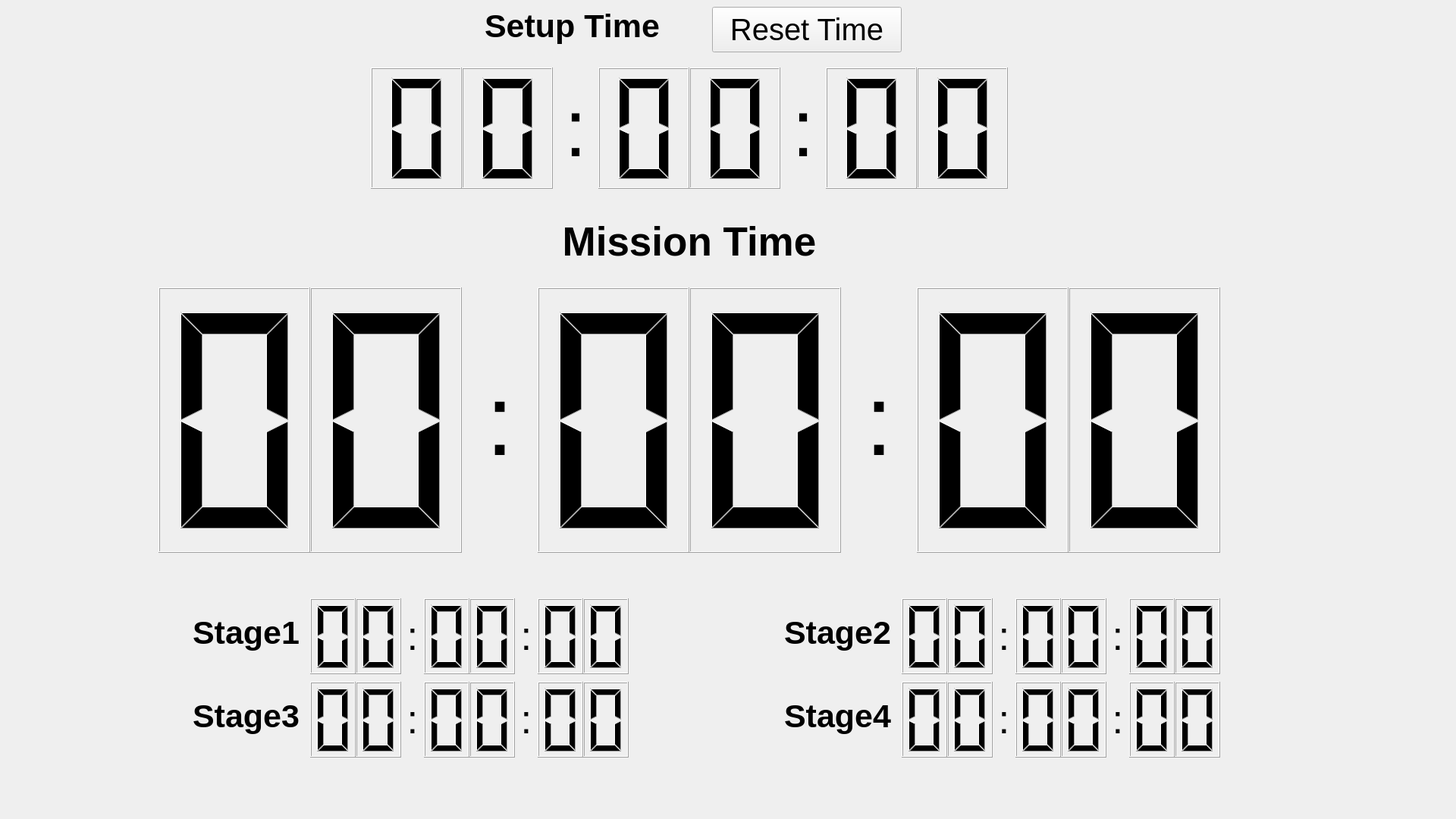
<?xml version="1.0" encoding="UTF-8"?>
<ui version="4.0">
 <class>MainWindowDesign</class>
 <widget class="QMainWindow" name="MainWindowDesign">
  <property name="geometry">
   <rect>
    <x>0</x>
    <y>0</y>
    <width>1920</width>
    <height>1080</height>
   </rect>
  </property>
  <property name="windowTitle">
   <string>AutoRace Referee</string>
  </property>
  <property name="windowIcon">
   <iconset>
    <normaloff>:/images/icon.png</normaloff>:/images/icon.png</iconset>
  </property>
  <property name="locale">
   <locale language="English" country="Australia"/>
  </property>
  <widget class="QWidget" name="centralwidget">
   <layout class="QHBoxLayout">
    <item>
     <widget class="QWidget" name="widget" native="true">
      <widget class="QWidget" name="MissionTime" native="true">
       <property name="geometry">
        <rect>
         <x>200</x>
         <y>250</y>
         <width>1400</width>
         <height>500</height>
        </rect>
       </property>
       <widget class="QLCDNumber" name="mission_min_1">
        <property name="geometry">
         <rect>
          <x>0</x>
          <y>120</y>
          <width>200</width>
          <height>350</height>
         </rect>
        </property>
        <property name="font">
         <font>
          <pointsize>37</pointsize>
          <weight>50</weight>
          <bold>false</bold>
         </font>
        </property>
        <property name="digitCount">
         <number>1</number>
        </property>
       </widget>
       <widget class="QLCDNumber" name="mission_min_2">
        <property name="geometry">
         <rect>
          <x>200</x>
          <y>120</y>
          <width>200</width>
          <height>350</height>
         </rect>
        </property>
        <property name="font">
         <font>
          <pointsize>37</pointsize>
          <weight>50</weight>
          <bold>false</bold>
         </font>
        </property>
        <property name="digitCount">
         <number>1</number>
        </property>
       </widget>
       <widget class="QLCDNumber" name="mission_sec_1">
        <property name="geometry">
         <rect>
          <x>500</x>
          <y>120</y>
          <width>200</width>
          <height>350</height>
         </rect>
        </property>
        <property name="font">
         <font>
          <pointsize>37</pointsize>
          <weight>50</weight>
          <bold>false</bold>
         </font>
        </property>
        <property name="digitCount">
         <number>1</number>
        </property>
       </widget>
       <widget class="QLCDNumber" name="mission_sec_2">
        <property name="geometry">
         <rect>
          <x>700</x>
          <y>120</y>
          <width>200</width>
          <height>350</height>
         </rect>
        </property>
        <property name="font">
         <font>
          <pointsize>37</pointsize>
          <weight>50</weight>
          <bold>false</bold>
         </font>
        </property>
        <property name="digitCount">
         <number>1</number>
        </property>
       </widget>
       <widget class="QLCDNumber" name="mission_ms_1">
        <property name="geometry">
         <rect>
          <x>1000</x>
          <y>120</y>
          <width>200</width>
          <height>350</height>
         </rect>
        </property>
        <property name="font">
         <font>
          <pointsize>37</pointsize>
          <weight>50</weight>
          <bold>false</bold>
         </font>
        </property>
        <property name="digitCount">
         <number>1</number>
        </property>
       </widget>
       <widget class="QLCDNumber" name="mission_ms_2">
        <property name="geometry">
         <rect>
          <x>1200</x>
          <y>120</y>
          <width>200</width>
          <height>350</height>
         </rect>
        </property>
        <property name="font">
         <font>
          <pointsize>37</pointsize>
          <weight>50</weight>
          <bold>false</bold>
         </font>
        </property>
        <property name="digitCount">
         <number>1</number>
        </property>
       </widget>
       <widget class="QLabel" name="mission_label1">
        <property name="geometry">
         <rect>
          <x>400</x>
          <y>120</y>
          <width>100</width>
          <height>350</height>
         </rect>
        </property>
        <property name="font">
         <font>
          <pointsize>100</pointsize>
         </font>
        </property>
        <property name="layoutDirection">
         <enum>Qt::LeftToRight</enum>
        </property>
        <property name="text">
         <string>:</string>
        </property>
        <property name="scaledContents">
         <bool>false</bool>
        </property>
        <property name="alignment">
         <set>Qt::AlignCenter</set>
        </property>
       </widget>
       <widget class="QLabel" name="mission_title">
        <property name="geometry">
         <rect>
          <x>0</x>
          <y>0</y>
          <width>1400</width>
          <height>120</height>
         </rect>
        </property>
        <property name="font">
         <font>
          <pointsize>40</pointsize>
          <weight>75</weight>
          <bold>true</bold>
         </font>
        </property>
        <property name="text">
         <string>Mission Time</string>
        </property>
        <property name="alignment">
         <set>Qt::AlignCenter</set>
        </property>
       </widget>
       <widget class="QLabel" name="mission_label2">
        <property name="geometry">
         <rect>
          <x>900</x>
          <y>120</y>
          <width>100</width>
          <height>350</height>
         </rect>
        </property>
        <property name="font">
         <font>
          <pointsize>100</pointsize>
         </font>
        </property>
        <property name="layoutDirection">
         <enum>Qt::LeftToRight</enum>
        </property>
        <property name="text">
         <string>:</string>
        </property>
        <property name="scaledContents">
         <bool>false</bool>
        </property>
        <property name="alignment">
         <set>Qt::AlignCenter</set>
        </property>
       </widget>
      </widget>
      <widget class="QWidget" name="ReadyTime" native="true">
       <property name="geometry">
        <rect>
         <x>480</x>
         <y>0</y>
         <width>840</width>
         <height>250</height>
        </rect>
       </property>
       <widget class="QLCDNumber" name="ready_ms_2">
        <property name="geometry">
         <rect>
          <x>720</x>
          <y>80</y>
          <width>120</width>
          <height>160</height>
         </rect>
        </property>
        <property name="font">
         <font>
          <pointsize>37</pointsize>
          <weight>50</weight>
          <bold>false</bold>
         </font>
        </property>
        <property name="digitCount">
         <number>1</number>
        </property>
       </widget>
       <widget class="QLCDNumber" name="ready_sec_1">
        <property name="geometry">
         <rect>
          <x>300</x>
          <y>80</y>
          <width>120</width>
          <height>160</height>
         </rect>
        </property>
        <property name="font">
         <font>
          <pointsize>37</pointsize>
          <weight>50</weight>
          <bold>false</bold>
         </font>
        </property>
        <property name="digitCount">
         <number>1</number>
        </property>
       </widget>
       <widget class="QLCDNumber" name="ready_min_1">
        <property name="geometry">
         <rect>
          <x>0</x>
          <y>80</y>
          <width>120</width>
          <height>160</height>
         </rect>
        </property>
        <property name="font">
         <font>
          <pointsize>37</pointsize>
          <weight>50</weight>
          <bold>false</bold>
         </font>
        </property>
        <property name="digitCount">
         <number>1</number>
        </property>
       </widget>
       <widget class="QLCDNumber" name="ready_sec_2">
        <property name="geometry">
         <rect>
          <x>420</x>
          <y>80</y>
          <width>120</width>
          <height>160</height>
         </rect>
        </property>
        <property name="font">
         <font>
          <pointsize>37</pointsize>
          <weight>50</weight>
          <bold>false</bold>
         </font>
        </property>
        <property name="digitCount">
         <number>1</number>
        </property>
       </widget>
       <widget class="QLCDNumber" name="ready_ms_1">
        <property name="geometry">
         <rect>
          <x>600</x>
          <y>80</y>
          <width>120</width>
          <height>160</height>
         </rect>
        </property>
        <property name="font">
         <font>
          <pointsize>37</pointsize>
          <weight>50</weight>
          <bold>false</bold>
         </font>
        </property>
        <property name="digitCount">
         <number>1</number>
        </property>
       </widget>
       <widget class="QLabel" name="ready_label1">
        <property name="geometry">
         <rect>
          <x>240</x>
          <y>80</y>
          <width>60</width>
          <height>160</height>
         </rect>
        </property>
        <property name="font">
         <font>
          <pointsize>80</pointsize>
         </font>
        </property>
        <property name="lineWidth">
         <number>0</number>
        </property>
        <property name="text">
         <string>:</string>
        </property>
        <property name="alignment">
         <set>Qt::AlignCenter</set>
        </property>
        <property name="indent">
         <number>0</number>
        </property>
       </widget>
       <widget class="QLCDNumber" name="ready_min_2">
        <property name="geometry">
         <rect>
          <x>120</x>
          <y>80</y>
          <width>120</width>
          <height>160</height>
         </rect>
        </property>
        <property name="font">
         <font>
          <pointsize>37</pointsize>
          <weight>50</weight>
          <bold>false</bold>
         </font>
        </property>
        <property name="digitCount">
         <number>1</number>
        </property>
       </widget>
       <widget class="QLabel" name="ready_label2">
        <property name="geometry">
         <rect>
          <x>540</x>
          <y>80</y>
          <width>60</width>
          <height>160</height>
         </rect>
        </property>
        <property name="font">
         <font>
          <pointsize>80</pointsize>
         </font>
        </property>
        <property name="text">
         <string>:</string>
        </property>
        <property name="alignment">
         <set>Qt::AlignCenter</set>
        </property>
       </widget>
       <widget class="QLabel" name="ready_title">
        <property name="geometry">
         <rect>
          <x>100</x>
          <y>0</y>
          <width>331</width>
          <height>51</height>
         </rect>
        </property>
        <property name="font">
         <font>
          <pointsize>32</pointsize>
          <weight>75</weight>
          <bold>true</bold>
         </font>
        </property>
        <property name="contextMenuPolicy">
         <enum>Qt::NoContextMenu</enum>
        </property>
        <property name="text">
         <string>Setup Time</string>
        </property>
        <property name="alignment">
         <set>Qt::AlignCenter</set>
        </property>
       </widget>
       <widget class="QPushButton" name="pushButton">
        <property name="geometry">
         <rect>
          <x>450</x>
          <y>0</y>
          <width>250</width>
          <height>60</height>
         </rect>
        </property>
        <property name="font">
         <font>
          <pointsize>30</pointsize>
         </font>
        </property>
        <property name="text">
         <string>Reset Time</string>
        </property>
       </widget>
      </widget>
      <widget class="QWidget" name="Stage1Time" native="true">
       <property name="geometry">
        <rect>
         <x>200</x>
         <y>780</y>
         <width>621</width>
         <height>111</height>
        </rect>
       </property>
       <widget class="QLCDNumber" name="stage1_ms_2">
        <property name="geometry">
         <rect>
          <x>560</x>
          <y>0</y>
          <width>60</width>
          <height>100</height>
         </rect>
        </property>
        <property name="font">
         <font>
          <pointsize>37</pointsize>
          <weight>50</weight>
          <bold>false</bold>
         </font>
        </property>
        <property name="digitCount">
         <number>1</number>
        </property>
       </widget>
       <widget class="QLCDNumber" name="stage1_sec_1">
        <property name="geometry">
         <rect>
          <x>350</x>
          <y>0</y>
          <width>60</width>
          <height>100</height>
         </rect>
        </property>
        <property name="font">
         <font>
          <pointsize>37</pointsize>
          <weight>50</weight>
          <bold>false</bold>
         </font>
        </property>
        <property name="digitCount">
         <number>1</number>
        </property>
       </widget>
       <widget class="QLCDNumber" name="stage1_min_1">
        <property name="geometry">
         <rect>
          <x>200</x>
          <y>0</y>
          <width>60</width>
          <height>100</height>
         </rect>
        </property>
        <property name="font">
         <font>
          <pointsize>37</pointsize>
          <weight>50</weight>
          <bold>false</bold>
         </font>
        </property>
        <property name="digitCount">
         <number>1</number>
        </property>
       </widget>
       <widget class="QLCDNumber" name="stage1_sec_2">
        <property name="geometry">
         <rect>
          <x>410</x>
          <y>0</y>
          <width>60</width>
          <height>100</height>
         </rect>
        </property>
        <property name="font">
         <font>
          <pointsize>37</pointsize>
          <weight>50</weight>
          <bold>false</bold>
         </font>
        </property>
        <property name="digitCount">
         <number>1</number>
        </property>
       </widget>
       <widget class="QLCDNumber" name="stage1_ms_1">
        <property name="geometry">
         <rect>
          <x>500</x>
          <y>0</y>
          <width>60</width>
          <height>100</height>
         </rect>
        </property>
        <property name="font">
         <font>
          <pointsize>37</pointsize>
          <weight>50</weight>
          <bold>false</bold>
         </font>
        </property>
        <property name="digitCount">
         <number>1</number>
        </property>
       </widget>
       <widget class="QLabel" name="stage1_label1">
        <property name="geometry">
         <rect>
          <x>320</x>
          <y>0</y>
          <width>30</width>
          <height>100</height>
         </rect>
        </property>
        <property name="font">
         <font>
          <pointsize>40</pointsize>
         </font>
        </property>
        <property name="lineWidth">
         <number>0</number>
        </property>
        <property name="text">
         <string>:</string>
        </property>
        <property name="alignment">
         <set>Qt::AlignCenter</set>
        </property>
        <property name="indent">
         <number>0</number>
        </property>
       </widget>
       <widget class="QLCDNumber" name="stage1_min_2">
        <property name="geometry">
         <rect>
          <x>260</x>
          <y>0</y>
          <width>60</width>
          <height>100</height>
         </rect>
        </property>
        <property name="font">
         <font>
          <pointsize>37</pointsize>
          <weight>50</weight>
          <bold>false</bold>
         </font>
        </property>
        <property name="digitCount">
         <number>1</number>
        </property>
       </widget>
       <widget class="QLabel" name="stage1_label2">
        <property name="geometry">
         <rect>
          <x>470</x>
          <y>0</y>
          <width>30</width>
          <height>100</height>
         </rect>
        </property>
        <property name="font">
         <font>
          <pointsize>40</pointsize>
         </font>
        </property>
        <property name="text">
         <string>:</string>
        </property>
        <property name="alignment">
         <set>Qt::AlignCenter</set>
        </property>
       </widget>
       <widget class="QLabel" name="stage1">
        <property name="geometry">
         <rect>
          <x>0</x>
          <y>0</y>
          <width>231</width>
          <height>91</height>
         </rect>
        </property>
        <property name="font">
         <font>
          <pointsize>32</pointsize>
          <weight>75</weight>
          <bold>true</bold>
         </font>
        </property>
        <property name="contextMenuPolicy">
         <enum>Qt::NoContextMenu</enum>
        </property>
        <property name="text">
         <string>Stage1</string>
        </property>
        <property name="alignment">
         <set>Qt::AlignCenter</set>
        </property>
       </widget>
      </widget>
      <widget class="QWidget" name="Stage2Time" native="true">
       <property name="geometry">
        <rect>
         <x>980</x>
         <y>780</y>
         <width>621</width>
         <height>111</height>
        </rect>
       </property>
       <widget class="QLCDNumber" name="stage2_ms_2">
        <property name="geometry">
         <rect>
          <x>560</x>
          <y>0</y>
          <width>60</width>
          <height>100</height>
         </rect>
        </property>
        <property name="font">
         <font>
          <pointsize>37</pointsize>
          <weight>50</weight>
          <bold>false</bold>
         </font>
        </property>
        <property name="digitCount">
         <number>1</number>
        </property>
       </widget>
       <widget class="QLCDNumber" name="stage2_sec_1">
        <property name="geometry">
         <rect>
          <x>350</x>
          <y>0</y>
          <width>60</width>
          <height>100</height>
         </rect>
        </property>
        <property name="font">
         <font>
          <pointsize>37</pointsize>
          <weight>50</weight>
          <bold>false</bold>
         </font>
        </property>
        <property name="digitCount">
         <number>1</number>
        </property>
       </widget>
       <widget class="QLCDNumber" name="stage2_min_1">
        <property name="geometry">
         <rect>
          <x>200</x>
          <y>0</y>
          <width>60</width>
          <height>100</height>
         </rect>
        </property>
        <property name="font">
         <font>
          <pointsize>37</pointsize>
          <weight>50</weight>
          <bold>false</bold>
         </font>
        </property>
        <property name="digitCount">
         <number>1</number>
        </property>
       </widget>
       <widget class="QLCDNumber" name="stage2_sec_2">
        <property name="geometry">
         <rect>
          <x>410</x>
          <y>0</y>
          <width>60</width>
          <height>100</height>
         </rect>
        </property>
        <property name="font">
         <font>
          <pointsize>37</pointsize>
          <weight>50</weight>
          <bold>false</bold>
         </font>
        </property>
        <property name="digitCount">
         <number>1</number>
        </property>
       </widget>
       <widget class="QLCDNumber" name="stage2_ms_1">
        <property name="geometry">
         <rect>
          <x>500</x>
          <y>0</y>
          <width>60</width>
          <height>100</height>
         </rect>
        </property>
        <property name="font">
         <font>
          <pointsize>37</pointsize>
          <weight>50</weight>
          <bold>false</bold>
         </font>
        </property>
        <property name="digitCount">
         <number>1</number>
        </property>
       </widget>
       <widget class="QLabel" name="stage2_label1">
        <property name="geometry">
         <rect>
          <x>320</x>
          <y>0</y>
          <width>30</width>
          <height>100</height>
         </rect>
        </property>
        <property name="font">
         <font>
          <pointsize>40</pointsize>
         </font>
        </property>
        <property name="lineWidth">
         <number>0</number>
        </property>
        <property name="text">
         <string>:</string>
        </property>
        <property name="alignment">
         <set>Qt::AlignCenter</set>
        </property>
        <property name="indent">
         <number>0</number>
        </property>
       </widget>
       <widget class="QLCDNumber" name="stage2_min_2">
        <property name="geometry">
         <rect>
          <x>260</x>
          <y>0</y>
          <width>60</width>
          <height>100</height>
         </rect>
        </property>
        <property name="font">
         <font>
          <pointsize>37</pointsize>
          <weight>50</weight>
          <bold>false</bold>
         </font>
        </property>
        <property name="digitCount">
         <number>1</number>
        </property>
       </widget>
       <widget class="QLabel" name="stage2_label2">
        <property name="geometry">
         <rect>
          <x>470</x>
          <y>0</y>
          <width>30</width>
          <height>100</height>
         </rect>
        </property>
        <property name="font">
         <font>
          <pointsize>40</pointsize>
         </font>
        </property>
        <property name="text">
         <string>:</string>
        </property>
        <property name="alignment">
         <set>Qt::AlignCenter</set>
        </property>
       </widget>
       <widget class="QLabel" name="stage2">
        <property name="geometry">
         <rect>
          <x>0</x>
          <y>0</y>
          <width>231</width>
          <height>91</height>
         </rect>
        </property>
        <property name="font">
         <font>
          <pointsize>32</pointsize>
          <weight>75</weight>
          <bold>true</bold>
         </font>
        </property>
        <property name="contextMenuPolicy">
         <enum>Qt::NoContextMenu</enum>
        </property>
        <property name="text">
         <string>Stage2</string>
        </property>
        <property name="alignment">
         <set>Qt::AlignCenter</set>
        </property>
       </widget>
      </widget>
      <widget class="QWidget" name="Stage3Time" native="true">
       <property name="geometry">
        <rect>
         <x>200</x>
         <y>890</y>
         <width>621</width>
         <height>111</height>
        </rect>
       </property>
       <widget class="QLCDNumber" name="stage3_ms_2">
        <property name="geometry">
         <rect>
          <x>560</x>
          <y>0</y>
          <width>60</width>
          <height>100</height>
         </rect>
        </property>
        <property name="font">
         <font>
          <pointsize>37</pointsize>
          <weight>50</weight>
          <bold>false</bold>
         </font>
        </property>
        <property name="digitCount">
         <number>1</number>
        </property>
       </widget>
       <widget class="QLCDNumber" name="stage3_sec_1">
        <property name="geometry">
         <rect>
          <x>350</x>
          <y>0</y>
          <width>60</width>
          <height>100</height>
         </rect>
        </property>
        <property name="font">
         <font>
          <pointsize>37</pointsize>
          <weight>50</weight>
          <bold>false</bold>
         </font>
        </property>
        <property name="digitCount">
         <number>1</number>
        </property>
       </widget>
       <widget class="QLCDNumber" name="stage3_min_1">
        <property name="geometry">
         <rect>
          <x>200</x>
          <y>0</y>
          <width>60</width>
          <height>100</height>
         </rect>
        </property>
        <property name="font">
         <font>
          <pointsize>37</pointsize>
          <weight>50</weight>
          <bold>false</bold>
         </font>
        </property>
        <property name="digitCount">
         <number>1</number>
        </property>
       </widget>
       <widget class="QLCDNumber" name="stage3_sec_2">
        <property name="geometry">
         <rect>
          <x>410</x>
          <y>0</y>
          <width>60</width>
          <height>100</height>
         </rect>
        </property>
        <property name="font">
         <font>
          <pointsize>37</pointsize>
          <weight>50</weight>
          <bold>false</bold>
         </font>
        </property>
        <property name="digitCount">
         <number>1</number>
        </property>
       </widget>
       <widget class="QLCDNumber" name="stage3_ms_1">
        <property name="geometry">
         <rect>
          <x>500</x>
          <y>0</y>
          <width>60</width>
          <height>100</height>
         </rect>
        </property>
        <property name="font">
         <font>
          <pointsize>37</pointsize>
          <weight>50</weight>
          <bold>false</bold>
         </font>
        </property>
        <property name="digitCount">
         <number>1</number>
        </property>
       </widget>
       <widget class="QLabel" name="stage3_label1">
        <property name="geometry">
         <rect>
          <x>320</x>
          <y>0</y>
          <width>30</width>
          <height>100</height>
         </rect>
        </property>
        <property name="font">
         <font>
          <pointsize>40</pointsize>
         </font>
        </property>
        <property name="lineWidth">
         <number>0</number>
        </property>
        <property name="text">
         <string>:</string>
        </property>
        <property name="alignment">
         <set>Qt::AlignCenter</set>
        </property>
        <property name="indent">
         <number>0</number>
        </property>
       </widget>
       <widget class="QLCDNumber" name="stage3_min_2">
        <property name="geometry">
         <rect>
          <x>260</x>
          <y>0</y>
          <width>60</width>
          <height>100</height>
         </rect>
        </property>
        <property name="font">
         <font>
          <pointsize>37</pointsize>
          <weight>50</weight>
          <bold>false</bold>
         </font>
        </property>
        <property name="digitCount">
         <number>1</number>
        </property>
       </widget>
       <widget class="QLabel" name="stage3_label2">
        <property name="geometry">
         <rect>
          <x>470</x>
          <y>0</y>
          <width>30</width>
          <height>100</height>
         </rect>
        </property>
        <property name="font">
         <font>
          <pointsize>40</pointsize>
         </font>
        </property>
        <property name="text">
         <string>:</string>
        </property>
        <property name="alignment">
         <set>Qt::AlignCenter</set>
        </property>
       </widget>
       <widget class="QLabel" name="stage3">
        <property name="geometry">
         <rect>
          <x>0</x>
          <y>0</y>
          <width>231</width>
          <height>91</height>
         </rect>
        </property>
        <property name="font">
         <font>
          <pointsize>32</pointsize>
          <weight>75</weight>
          <bold>true</bold>
         </font>
        </property>
        <property name="contextMenuPolicy">
         <enum>Qt::NoContextMenu</enum>
        </property>
        <property name="text">
         <string>Stage3</string>
        </property>
        <property name="alignment">
         <set>Qt::AlignCenter</set>
        </property>
       </widget>
      </widget>
      <widget class="QWidget" name="Stage4Time" native="true">
       <property name="geometry">
        <rect>
         <x>980</x>
         <y>890</y>
         <width>621</width>
         <height>111</height>
        </rect>
       </property>
       <widget class="QLCDNumber" name="stage4_ms_2">
        <property name="geometry">
         <rect>
          <x>560</x>
          <y>0</y>
          <width>60</width>
          <height>100</height>
         </rect>
        </property>
        <property name="font">
         <font>
          <pointsize>37</pointsize>
          <weight>50</weight>
          <bold>false</bold>
         </font>
        </property>
        <property name="digitCount">
         <number>1</number>
        </property>
       </widget>
       <widget class="QLCDNumber" name="stage4_sec_1">
        <property name="geometry">
         <rect>
          <x>350</x>
          <y>0</y>
          <width>60</width>
          <height>100</height>
         </rect>
        </property>
        <property name="font">
         <font>
          <pointsize>37</pointsize>
          <weight>50</weight>
          <bold>false</bold>
         </font>
        </property>
        <property name="digitCount">
         <number>1</number>
        </property>
       </widget>
       <widget class="QLCDNumber" name="stage4_min_1">
        <property name="geometry">
         <rect>
          <x>200</x>
          <y>0</y>
          <width>60</width>
          <height>100</height>
         </rect>
        </property>
        <property name="font">
         <font>
          <pointsize>37</pointsize>
          <weight>50</weight>
          <bold>false</bold>
         </font>
        </property>
        <property name="digitCount">
         <number>1</number>
        </property>
       </widget>
       <widget class="QLCDNumber" name="stage4_sec_2">
        <property name="geometry">
         <rect>
          <x>410</x>
          <y>0</y>
          <width>60</width>
          <height>100</height>
         </rect>
        </property>
        <property name="font">
         <font>
          <pointsize>37</pointsize>
          <weight>50</weight>
          <bold>false</bold>
         </font>
        </property>
        <property name="digitCount">
         <number>1</number>
        </property>
       </widget>
       <widget class="QLCDNumber" name="stage4_ms_1">
        <property name="geometry">
         <rect>
          <x>500</x>
          <y>0</y>
          <width>60</width>
          <height>100</height>
         </rect>
        </property>
        <property name="font">
         <font>
          <pointsize>37</pointsize>
          <weight>50</weight>
          <bold>false</bold>
         </font>
        </property>
        <property name="digitCount">
         <number>1</number>
        </property>
       </widget>
       <widget class="QLabel" name="stage4_label1">
        <property name="geometry">
         <rect>
          <x>320</x>
          <y>0</y>
          <width>30</width>
          <height>100</height>
         </rect>
        </property>
        <property name="font">
         <font>
          <pointsize>40</pointsize>
         </font>
        </property>
        <property name="lineWidth">
         <number>0</number>
        </property>
        <property name="text">
         <string>:</string>
        </property>
        <property name="alignment">
         <set>Qt::AlignCenter</set>
        </property>
        <property name="indent">
         <number>0</number>
        </property>
       </widget>
       <widget class="QLCDNumber" name="stage4_min_2">
        <property name="geometry">
         <rect>
          <x>260</x>
          <y>0</y>
          <width>60</width>
          <height>100</height>
         </rect>
        </property>
        <property name="font">
         <font>
          <pointsize>37</pointsize>
          <weight>50</weight>
          <bold>false</bold>
         </font>
        </property>
        <property name="digitCount">
         <number>1</number>
        </property>
       </widget>
       <widget class="QLabel" name="stage4_label2">
        <property name="geometry">
         <rect>
          <x>470</x>
          <y>0</y>
          <width>30</width>
          <height>100</height>
         </rect>
        </property>
        <property name="font">
         <font>
          <pointsize>40</pointsize>
         </font>
        </property>
        <property name="text">
         <string>:</string>
        </property>
        <property name="alignment">
         <set>Qt::AlignCenter</set>
        </property>
       </widget>
       <widget class="QLabel" name="stage4">
        <property name="geometry">
         <rect>
          <x>0</x>
          <y>0</y>
          <width>231</width>
          <height>91</height>
         </rect>
        </property>
        <property name="font">
         <font>
          <pointsize>32</pointsize>
          <weight>75</weight>
          <bold>true</bold>
         </font>
        </property>
        <property name="contextMenuPolicy">
         <enum>Qt::NoContextMenu</enum>
        </property>
        <property name="text">
         <string>Stage4</string>
        </property>
        <property name="alignment">
         <set>Qt::AlignCenter</set>
        </property>
       </widget>
      </widget>
     </widget>
    </item>
   </layout>
  </widget>
  <widget class="QMenuBar" name="menuBar">
   <property name="geometry">
    <rect>
     <x>0</x>
     <y>0</y>
     <width>1920</width>
     <height>22</height>
    </rect>
   </property>
  </widget>
  <action name="action_Quit">
   <property name="text">
    <string>&amp;Quit</string>
   </property>
   <property name="shortcut">
    <string>Ctrl+Q</string>
   </property>
   <property name="shortcutContext">
    <enum>Qt::ApplicationShortcut</enum>
   </property>
  </action>
  <action name="action_Preferences">
   <property name="text">
    <string>&amp;Preferences</string>
   </property>
  </action>
  <action name="actionAbout">
   <property name="text">
    <string>&amp;About</string>
   </property>
  </action>
  <action name="actionAbout_Qt">
   <property name="text">
    <string>About &amp;Qt</string>
   </property>
  </action>
 </widget>
 <resources/>
 <connections>
  <connection>
   <sender>action_Quit</sender>
   <signal>triggered()</signal>
   <receiver>MainWindowDesign</receiver>
   <slot>close()</slot>
   <hints>
    <hint type="sourcelabel">
     <x>-1</x>
     <y>-1</y>
    </hint>
    <hint type="destinationlabel">
     <x>399</x>
     <y>299</y>
    </hint>
   </hints>
  </connection>
 </connections>
</ui>
